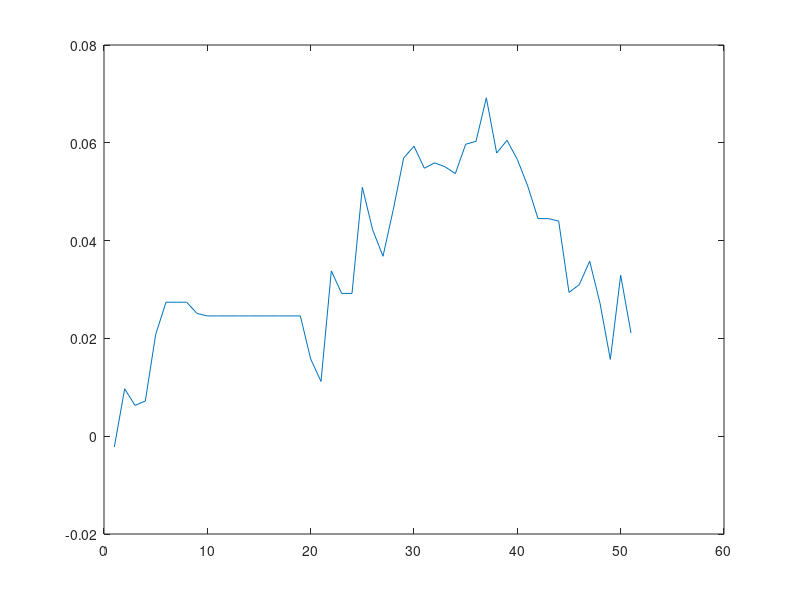

Write MATLAB code to recreate this figure.
fid = fopen('wyniki_Sum_particle8.txt');
out2=textscan(fid, '%d%s%d%s%d%s%f%f%d%d%d%f%f%d%d%f\n', 'delimiter', ';');
fclose(fid);
out2{1,16};
dataLength = length(out2{1,16});
sumReturns = zeros(1, dataLength );
sumReturns(1) = out2{1,16}(1);
for i=2:dataLength 
    sumReturns(i) = sumReturns(i-1) + out2{1,16}(i);
end
plot(sumReturns);
